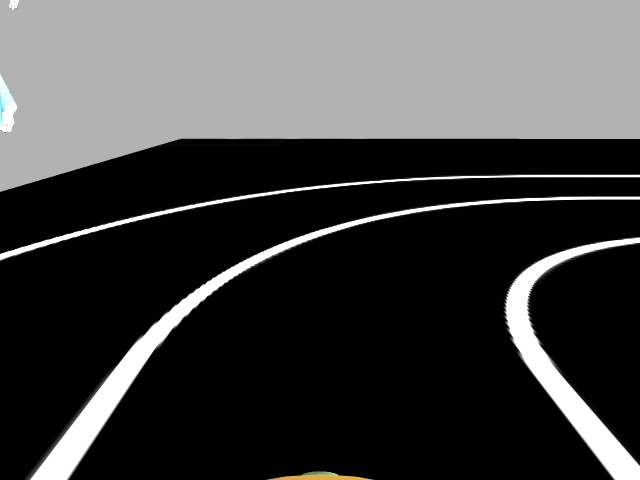
#> input picture img_308.jpg, 640 x 480 px
$ python -i lane_detector.py   (imports and definitions only)
#> lines starting #> are read from the running program, lines starting #| are printed output that depends on the picture; after the words box and inside, x2 and y2 are one past the last pixel; in counts of white or black regions, pixels touching at a corner belong together
import math

import cv2
import numpy as np


class LaneDetector(object):

    def __init__(self):
        self.curr_steering_angle = 90


    def detect_edges(self, frame):
        """
        detect the edges of frame
        turn to hsv
        create a white mask and apply to get the edges
        :return: edges
        """
        # turn to hsv
        hsv = cv2.cvtColor(frame, cv2.COLOR_BGR2HSV)

        #self.show_image("hsv", hsv)

        # Define lower and upper thresholds for white color in HSV
        lower_white = np.array([0, 0, 200])
        upper_white = np.array([255, 30, 255])

        # Create a mask to isolate white regions
        mask = cv2.inRange(hsv, lower_white, upper_white)

        #self.show_image("white mask", mask)

        # detect edges applying the Canny edge detection algorithm
        edges = cv2.Canny(mask, 200, 400)

        return edges


    def region_of_interest(self, edges):
        """
        keep only the edges in the down part of the image
        :param edges: detected edges
        :return: edges on the down part
        """
        height, width = edges.shape
        mask = np.zeros_like(edges)

        # only focus bottom half of the screen
        polygon = np.array([[
            (0, height * 1 / 2),
            (width, height * 1 / 2),
            (width, height),
            (0, height),
        ]], np.int32)

        cv2.fillPoly(mask, polygon, 255)
        cropped_edges = cv2.bitwise_and(edges, mask)
        return cropped_edges


    def detect_line_segments(self, cropped_edges):
        """
        Perform Hough Line Transform to identify line segments in the input image
        tuning min_threshold, minLineLength, maxLineGap is a trial and error process by hand
        :param cropped_edges:
        :return: line_segments
        """

        rho = 1  # distance precision in pixel, i.e. 1 pixel
        angle = np.pi / 180  # angular precision in radian, i.e. 1 degree
        min_threshold = 10  # minimal of votes
        line_segments = cv2.HoughLinesP(cropped_edges, rho, angle, min_threshold,
                                        np.array([]), minLineLength=8, maxLineGap=4)

        return line_segments


    def average_slope_intercept(self, frame, line_segments):
        """
        This function combines line segments into one or two lane lines
        If all line slopes are < 0: then we only have detected left lane
        If all line slopes are > 0: then we only have detected right lane
        """
        lane_lines = []
        if line_segments is None:
            #print('No line_segment segments detected')
            return lane_lines

        height, width, _ = frame.shape
        left_fit = []
        right_fit = []

        boundary = 1 / 3
        left_region_boundary = width * (1 - boundary)  # left lane line segment should be on left 2/3 of the screen
        right_region_boundary = width * boundary  # right lane line segment should be on left 2/3 of the screen

        for line_segment in line_segments:
            for x1, y1, x2, y2 in line_segment:
                if x1 == x2:
                    #print('skipping vertical line segment (slope=inf): %s' % line_segment)
                    continue
                fit = np.polyfit((x1, x2), (y1, y2), 1)
                slope = fit[0]
                intercept = fit[1]
                if slope < 0:
                    if x1 < left_region_boundary and x2 < left_region_boundary:
                        left_fit.append((slope, intercept))
                else:
                    if x1 > right_region_boundary and x2 > right_region_boundary:
                        right_fit.append((slope, intercept))

        left_fit_average = np.average(left_fit, axis=0)
        if len(left_fit) > 0:
            lane_lines.append(self.make_points(frame, left_fit_average))

        right_fit_average = np.average(right_fit, axis=0)
        if len(right_fit) > 0:
            lane_lines.append(self.make_points(frame, right_fit_average))

        #print('lane lines: %s' % lane_lines)  # [[[316, 720, 484, 432]], [[1009, 720, 718, 432]]]

        return lane_lines


    def make_points(self, frame, line):
        height, width, _ = frame.shape
        slope, intercept = line
        y1 = height  # bottom of the frame
        y2 = int(y1 * 1 / 2)  # make points from middle of the frame down

        # bound the coordinates within the frame
        x1 = max(-width, min(2 * width, int((y1 - intercept) / slope)))
        x2 = max(-width, min(2 * width, int((y2 - intercept) / slope)))
        return [[x1, y1, x2, y2]]


    def detect_lanes(self, frame):
        edges = self.detect_edges(frame)
        #self.show_image("edges", edges)
        cropped_edges = self.region_of_interest(edges)
        #self.show_image("cropped edges", cropped_edges)
        line_segments = self.detect_line_segments(cropped_edges)
        #print(line_segments)
        lanes = self.average_slope_intercept(frame, line_segments)

        return lanes


    # [116 lines left out: functions show_image, display_lines, compute_steering_angle, stabilize_steering_angle, display_heading_line, detect_steering_angle, not called in this run]

>>> import cv2
>>> picture = cv2.imread('img_308.jpg')
#> picture is the input picture: shape (480, 640, 3); mean B, G, R 68.7, 68.8, 68.8
>>> result = LaneDetector().detect_lanes(picture)
#> in detect_edges, `hsv = cv2.cvtColor(frame, cv2.COLOR_BGR2HSV)`: hsv: shape (480, 640, 3); mean H, S, V 0.6, 1.2, 68.9
#> in detect_edges, `mask = cv2.inRange(hsv, lower_white, upper_white)`:
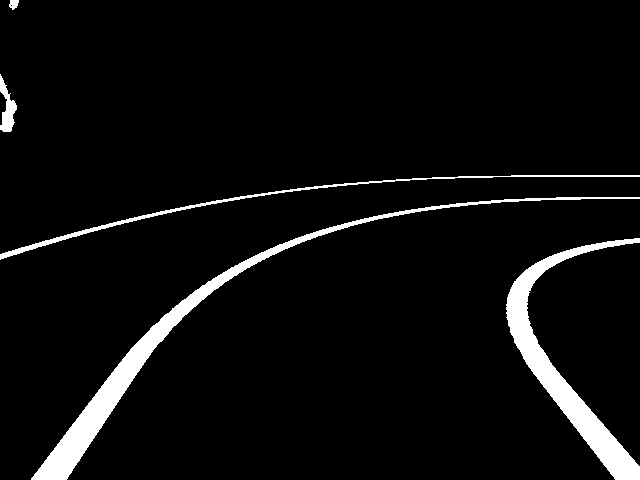
#> mask: shape (480, 640); 5.2% white; 5 white regions, box (x1, y1, x2, y2) and area: (31, 197, 640, 480) 7235, (506, 238, 640, 480) 6383, (0, 175, 640, 260) 1792, (0, 74, 17, 132) 481, (9, 0, 19, 10) 72
#> in detect_edges, `edges = cv2.Canny(mask, 200, 400)`:
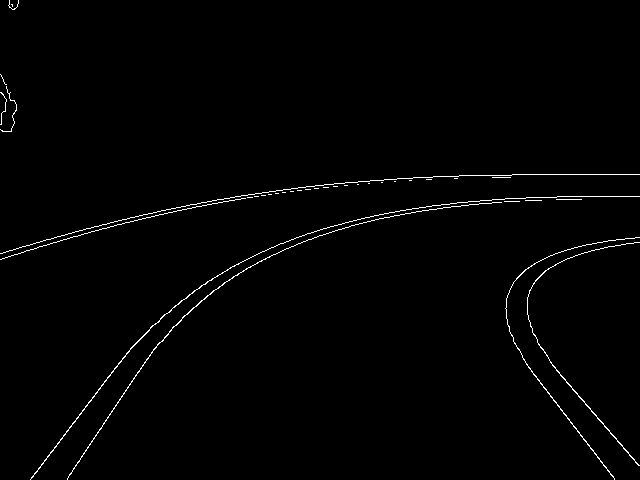
#> edges: shape (480, 640); 1.1% white in thin lines or dots
#> in region_of_interest, `cv2.fillPoly(mask, polygon, 255)`:
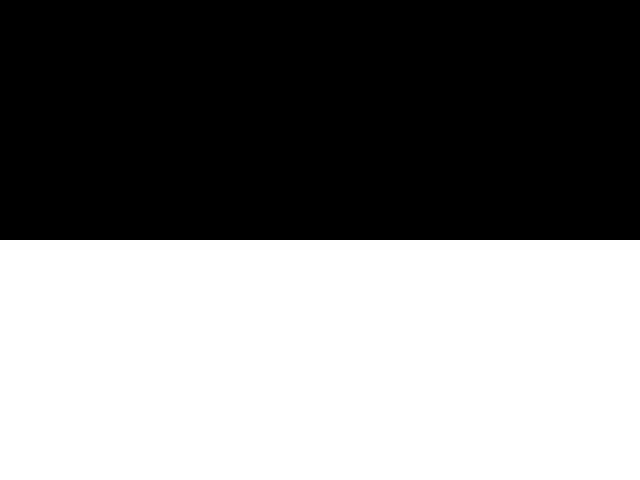
#> mask: shape (480, 640); 50% white; 1 white region, box (x1, y1, x2, y2) and area: (0, 240, 640, 480) 153600
#> in region_of_interest, `cropped_edges = cv2.bitwise_and(edges, mask)`:
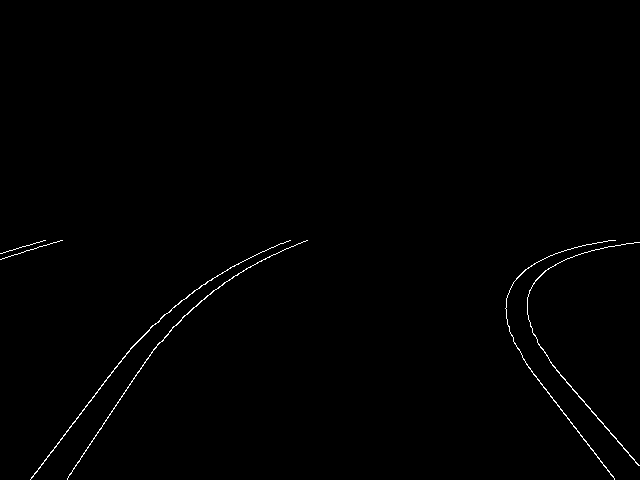
#> cropped_edges: shape (480, 640); 0.55% white in thin lines or dots, all inside (x1, y1, x2, y2) = (0, 240, 640, 480)
#> in detect_line_segments, `line_segments = cv2.HoughLinesP(cropped_edges, rho, angle, min_thresho..`: line_segments = 54 rows, first 6: [526, 364, 613, 476], [68, 476, 157, 344], [556, 370, 638, 465], [66, 431, 97, 392], [101, 385, 144, 334], [545, 270, 570, 257]
#> the loop in average_slope_intercept, `for line_segment in line_segments:` made 54 passes
#> line_segment on passes 1 to 12: [[526, 364, 613, 476]], [[68, 476, 157, 344]], [[556, 370, 638, 465]], [[66, 431, 97, 392]], [[101, 385, 144, 334]], [[545, 270, 570, 257]], [[223, 283, 265, 258]], [[550, 396, 614, 479]], [[31, 477, 49, 455]], [[169, 331, 193, 307]], [[230, 267, 247, 259]], [[575, 255, 621, 244]]
#> after the loop in average_slope_intercept, `for line_segment in line_segments:`: left_fit = 28 pairs, first value -1.48 to -0.289, second value 253 to 577; right_fit = [(1.29, -313.1), (1.16, -274.1), (1.3, -317.3), (1.48, -451.7), (2.5, -944.5), (11, -5489), (1.11, -248.1), (2.33, -913), (1.8, -584.4), (1.16, -277.1)]
#> in average_slope_intercept, `left_fit_average = np.average(left_fit, axis=0)`: left_fit_average = [-0.886, 453.7]
#> in make_points, `slope, intercept = line`: slope = -0.886; intercept = 453.7
#> in make_points, `x1 = max(-width, min(2 * width, int((y1 - intercept) / slope)))`: x1 = -29
#> in make_points, `x2 = max(-width, min(2 * width, int((y2 - intercept) / slope)))`: x2 = 241
#> in average_slope_intercept, `right_fit_average = np.average(right_fit, axis=0)`: right_fit_average = [2.51, -981.2]
#> in detect_lanes, `lanes = self.average_slope_intercept(frame, line_segments)`: lanes = [[[-29, 480, 241, 240]], [[581, 480, 486, 240]]]
#> result = [[[-29, 480, 241, 240]], [[581, 480, 486, 240]]]

$ run again, on img_315.jpg
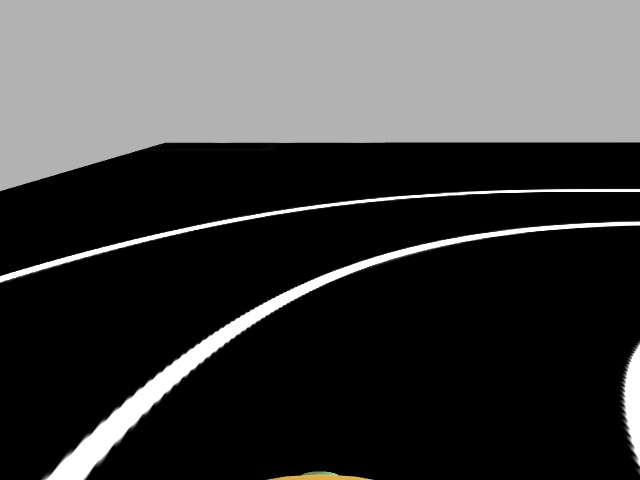
#> input picture img_315.jpg, 640 x 480 px
#> picture is the input picture: shape (480, 640, 3); mean B, G, R 65.4, 65.6, 65.6
#> hsv: shape (480, 640, 3); mean H, S, V 0.3, 1.2, 65.6
#> in detect_edges, `mask = cv2.inRange(hsv, lower_white, upper_white)`:
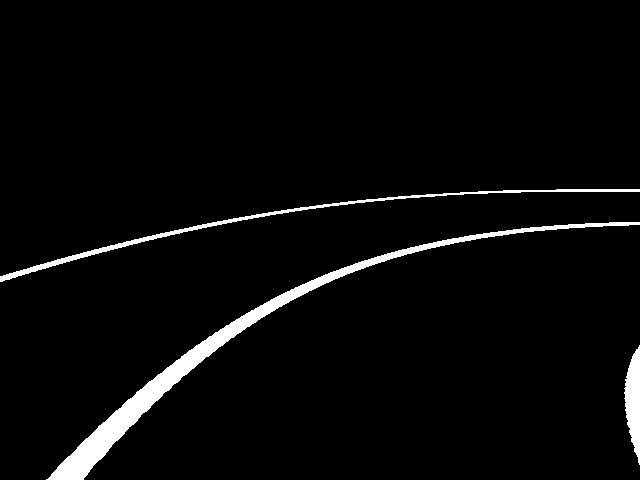
#> mask: shape (480, 640); 3.6% white; 3 white regions, box (x1, y1, x2, y2) and area: (46, 222, 640, 480) 7415, (0, 189, 640, 282) 2264, (624, 345, 640, 465) 1229
#> edges: shape (480, 640); 0.88% white in thin lines or dots, all inside (x1, y1, x2, y2) = (0, 188, 640, 480)
#> in region_of_interest, `cropped_edges = cv2.bitwise_and(edges, mask)`:
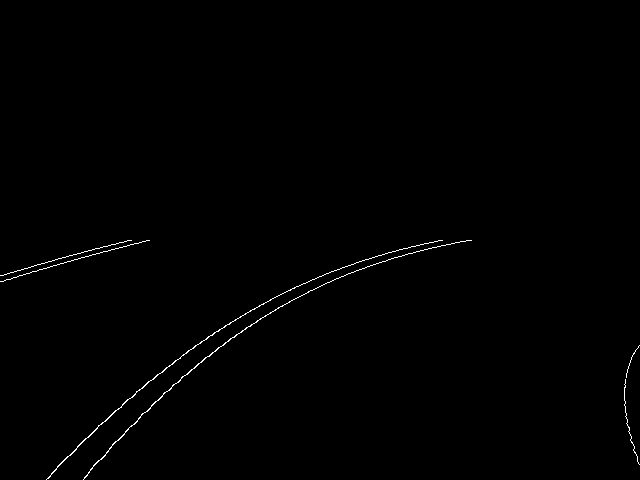
#> cropped_edges: shape (480, 640); 0.47% white in thin lines or dots, all inside (x1, y1, x2, y2) = (0, 240, 640, 480)
#> in detect_line_segments, `line_segments = cv2.HoughLinesP(cropped_edges, rho, angle, min_thresho..`: line_segments = 46 rows, first 6: [77, 446, 102, 422], [32, 271, 149, 240], [1, 275, 112, 244], [138, 418, 191, 369], [132, 397, 150, 380], [341, 276, 408, 253]
#> the loop in average_slope_intercept, `for line_segment in line_segments:` made 46 passes
#> after the loop in average_slope_intercept, `for line_segment in line_segments:`: left_fit = 37 pairs, first value -1.3 to -0.2, second value 274.4 to 584.1; right_fit = [(4.5, -2408), (13.67, -8144), (4.33, -2298)]
#> left_fit_average = [-0.747, 466.6]
#> slope = -0.747; intercept = 466.6
#> x1 = -17
#> x2 = 303
#> right_fit_average = [7.5, -4283.3]
#> lanes = [[[-17, 480, 303, 240]], [[635, 480, 603, 240]]]

$ run again, on img_321.jpg
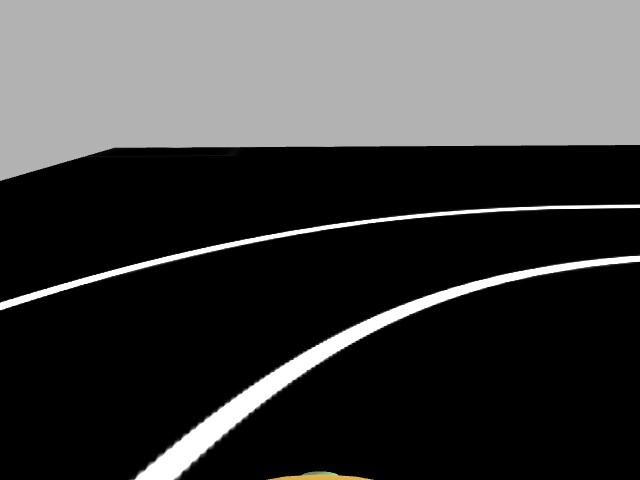
#> input picture img_321.jpg, 640 x 480 px
#> picture is the input picture: shape (480, 640, 3); mean B, G, R 65.1, 65.3, 65.3
#> hsv: shape (480, 640, 3); mean H, S, V 0.3, 1.2, 65.3
#> in detect_edges, `mask = cv2.inRange(hsv, lower_white, upper_white)`:
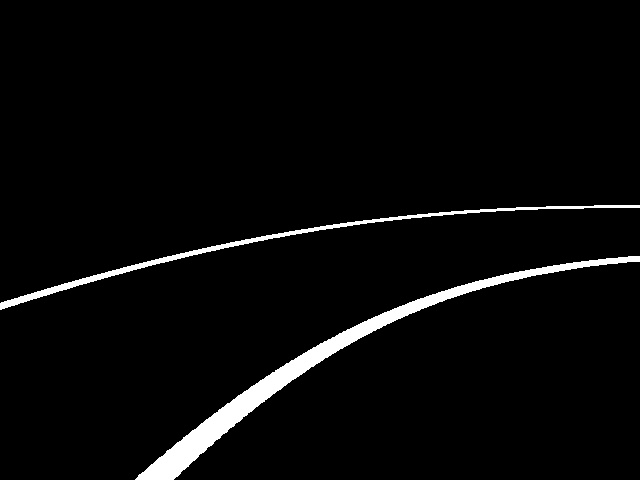
#> mask: shape (480, 640); 3.4% white; 2 white regions, box (x1, y1, x2, y2) and area: (135, 256, 640, 480) 7629, (0, 205, 640, 310) 2765
#> edges: shape (480, 640); 0.78% white in thin lines or dots, all inside (x1, y1, x2, y2) = (0, 204, 640, 480)
#> in region_of_interest, `cropped_edges = cv2.bitwise_and(edges, mask)`:
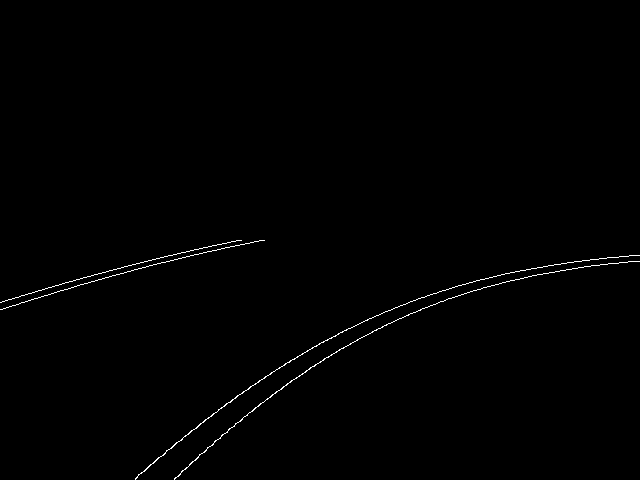
#> cropped_edges: shape (480, 640); 0.54% white in thin lines or dots, all inside (x1, y1, x2, y2) = (0, 240, 640, 480)
#> in detect_line_segments, `line_segments = cv2.HoughLinesP(cropped_edges, rho, angle, min_thresho..`: line_segments = 46 rows, first 6: [0, 302, 61, 284], [62, 283, 86, 277], [310, 367, 378, 328], [19, 303, 162, 262], [430, 294, 438, 292], [461, 294, 532, 275]
#> the loop in average_slope_intercept, `for line_segment in line_segments:` made 46 passes
#> after the loop in average_slope_intercept, `for line_segment in line_segments:`: left_fit = 32 pairs, first value -1 to -0.222, second value 294.5 to 634.9; right_fit = []
#> left_fit_average = [-0.555, 472.2]
#> slope = -0.555; intercept = 472.2
#> x1 = -14
#> x2 = 418
#> right_fit_average = nan
#> lanes = [[[-14, 480, 418, 240]]]

$ run again, on frame.png
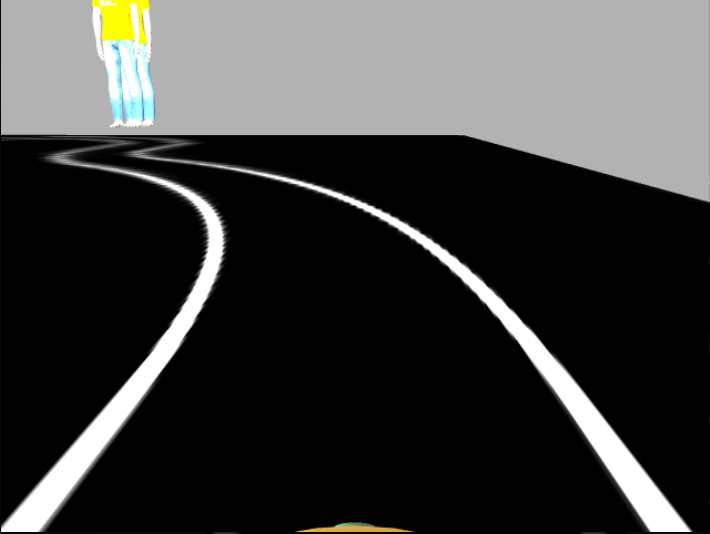
#> input picture frame.png, 710 x 534 px
#> picture is the input picture: shape (534, 710, 3); mean B, G, R 62.7, 63.8, 63.6
#> hsv: shape (534, 710, 3); mean H, S, V 1, 1.8, 64
#> in detect_edges, `mask = cv2.inRange(hsv, lower_white, upper_white)`:
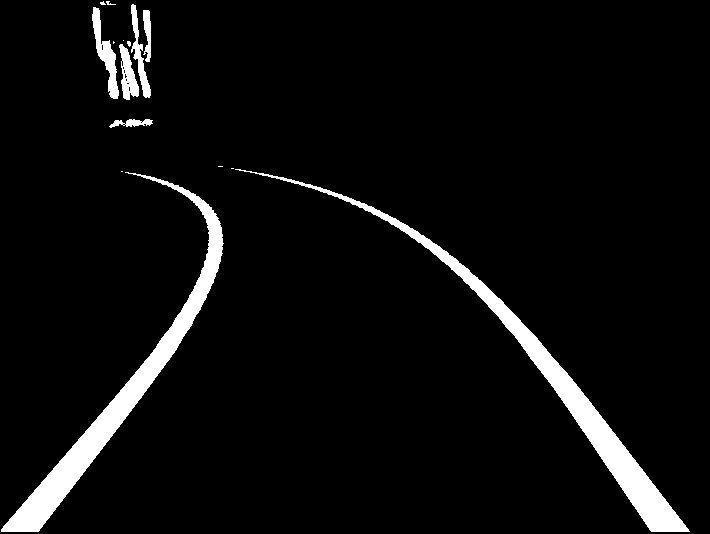
#> mask: shape (534, 710); 5.2% white; 15 white regions (8 under 20 px), largest, box (x1, y1, x2, y2) and area: (235, 169, 690, 532) 8556, (1, 172, 224, 532) 8474, (92, 7, 119, 99) 875
#> edges: shape (534, 710); 0.9% white in thin lines or dots
#> in region_of_interest, `cropped_edges = cv2.bitwise_and(edges, mask)`:
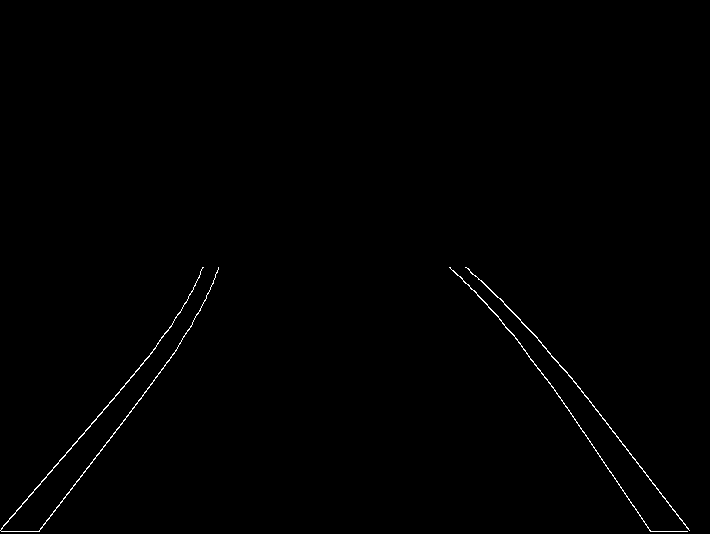
#> cropped_edges: shape (534, 710); 0.45% white in thin lines or dots, all inside (x1, y1, x2, y2) = (0, 267, 690, 532)
#> in detect_line_segments, `line_segments = cv2.HoughLinesP(cropped_edges, rho, angle, min_thresho..`: line_segments = 42 rows, first 6: [39, 531, 177, 348], [51, 471, 156, 346], [573, 381, 628, 450], [546, 378, 650, 531], [521, 322, 541, 342], [518, 342, 540, 370]
#> the loop in average_slope_intercept, `for line_segment in line_segments:` made 42 passes
#> after the loop in average_slope_intercept, `for line_segment in line_segments:`: left_fit = [(-1.33, 582.7), (-1.19, 531.7), (-1.18, 530.2), (-1.31, 580.8), (-1.17, 529.2), (-1.33, 583.8), (-1.85, 677.4), (-1.19, 533), (-1.53, 585), (-1.75, 656.7), (-2.6, 833.6), (-2.75, 822.5), (-1.57, 591.4), (-2.25, 760), (-3, 921)]; right_fit = 26 pairs, first value 2.12e-15 to 1.48, second value -430.6 to 531
#> left_fit_average = [-1.73, 647.9]
#> slope = -1.73; intercept = 647.9
#> x1 = 65
#> x2 = 219
#> right_fit_average = [1.1, -234.4]
#> lanes = [[[65, 534, 219, 267]], [[701, 534, 457, 267]]]
